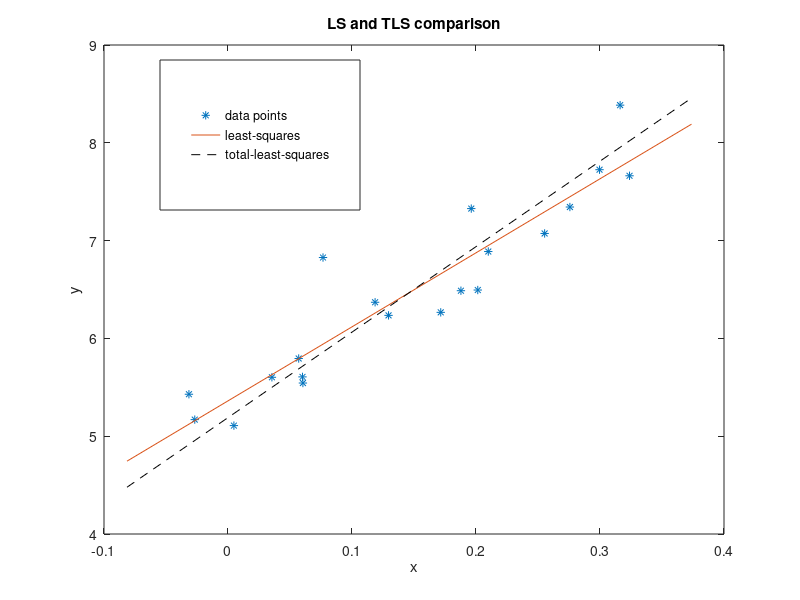

Here is the MATLAB script that generated this plot:
% Task 1: Fit least squares and total least squares lines to data points.

% Clear up
clc;
close all;
clearvars;

% Begin by loading data points from linjepunkter.mat
load linjepunkter

% Convenient to have x, y as column vectors
x = x';
y = y';
N = length(x); % number of data points

% Plot data
plot(x, y, '*'); hold on;
xlabel('x') 
ylabel('y')
title('LS and TLS comparison') % OBS - CHANGE TITLE!
x_fine = [min(x)-0.05,max(x)+0.05]; % used when plotting the fitted lines

A = [ x ones(length(x),1)];
%LS
p_ls = (A'*A)\(A'*y)
k= p_ls(1)
m = p_ls(2)
plot(x_fine, k * x_fine + m)
%TLS
e = 1/size(x,1)
x_ss = x'*x;
y_ss = y'*y;
x_s = sum(x)
y_s = sum(y)
xy_ss = x'*y;

A_tls = [x_ss-e*x_s*x_s xy_ss-e*x_s*y_s;xy_ss-e*x_s*y_s y_ss-e*y_s*y_s];

[V,D] = eig(A_tls)
a = V(1,1);
b = V(2,1);
c = -e*(a*x_s+b*y_s);
p_tls = -[a c]./b 
plot(x_fine, p_tls(1) * x_fine + p_tls(2), 'k--')

h=legend('data points', 'least-squares','total-least-squares');
rect = [0.20, 0.65, 0.25, 0.25];
set(h, 'Position', rect)

ls_ls = norm(y-A*p_ls)
ls_tls = norm(y-(p_tls(1) * x + p_tls(2)))

tls_tls = sum(abs(a*x+b*y+c))/sqrt(a^2+b^2)
tls_ls = sum(abs(k*x-y+m))/(sqrt(1+k^2))

